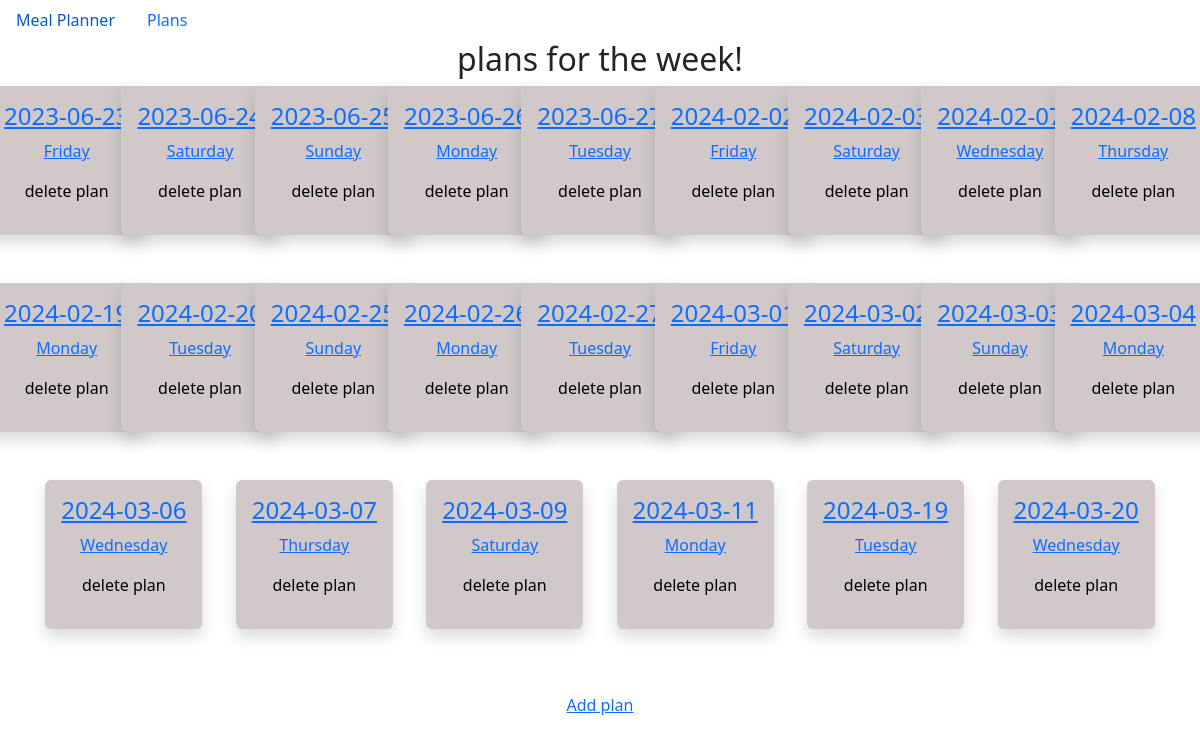
The app's page /plans/, older data.
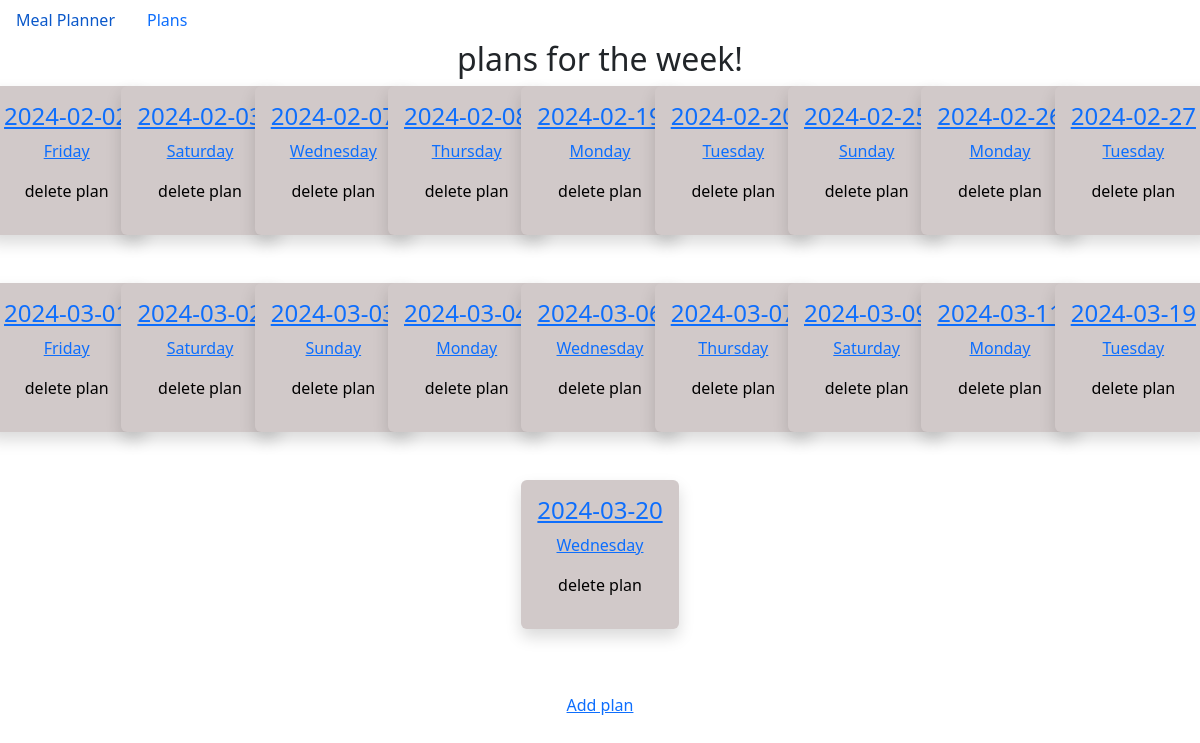
The same page, newer data.
### meal_plans/models.py (models this page shows, shortened)
class Plan(models.Model):
    date = models.DateField()
    """breakfast = models.TextField(default="") # original functionality before adding FoodItem class.
    lunch = models.TextField(default="")
    dinner = models.TextField(default="")
    snacks = models.TextField(default="")"""
    current_date = datetime.date.today()
    the_day = current_date.weekday()
    week_days = ['Monday', 'Tuesday', 'Wednesday', 'Thursday', 'Friday', 'Saturday', 'Sunday']
    current_day = week_days[the_day]
    delete_plan = False
    @property
    def day_of_week(self):
        return self.date.strftime('%A')
    def __str__(self):
        return str(self.date)

### meal_plans/views.py (the view)
# urls.py: path('plans/', views.plans, name='plans'),
def plans(request):
    plans = Plan.objects.order_by('date')
    today = date.today()
    context = {'plans': plans, 'today':today}
    return render(request, 'meal_plans/plans.html', context)

### meal_plans/templates/meal_plans/plans.html (shortened to what this page needs)
{% extends "meal_plans/base.html" %}
{% load static %}
{% block content %}
<section id="plansSection">
    <h2>plans for the week!</h2>
    <ul id="plansList" class="">
    {% for plan in plans %}
    {% if today != plan.date %}
        <li class= "row">
            <div class="planLi shadow p-3 mb-5 rounded">
                <a href="{% url 'meal_plans:plan' plan.id %}">
                <h4 >{{ plan }}</h4>
                <p>{{ plan.day_of_week }} </p></a>
                <p><a href="{% url 'meal_plans:delete_plan' plan.id %}">delete plan</a></p>
            </div>
        </li>
    {% endif %}
    {% empty %}
        <li>No plans yet for this week!</li>
    {% endfor %}
    </ul>
    <a href="{% url 'meal_plans:new_plan' %}">Add plan</a>
</section>
{% endblock content %}

Row changes from the older to the newer data that the page shows:
removed Plan: date "2023-06-23", day_of_week "Friday"
removed Plan: date "2023-06-24", day_of_week "Saturday"
removed Plan: date "2023-06-25", day_of_week "Sunday"
removed Plan: date "2023-06-26", day_of_week "Monday"
removed Plan: date "2023-06-27", day_of_week "Tuesday"
